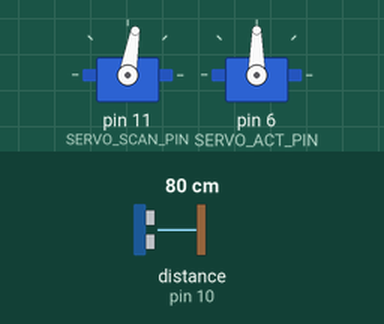
Simulated run of this sketch. Board: Arduino Uno, built with avr-gcc and run on an emulated ATmega328P. Parts: 2 × servo. Wiring (inferred from the names in the program): ultrasonic range finder: trigger pin 9; echo pin 10. The inputs (shaded band) are chosen by the test bench; at power-on: distance to the obstacle (sensor on pin 10) 80 cm. The echo pulse lasts 58.3 µs per cm; what the sketch prints to the serial monitor is not drawn.

Above: at 1.2 s.
1.3 s: distance to the obstacle (sensor on pin 10) set to 29 cm
2.8 s: distance to the obstacle (sensor on pin 10) set to 22 cm
At 3.27 s:
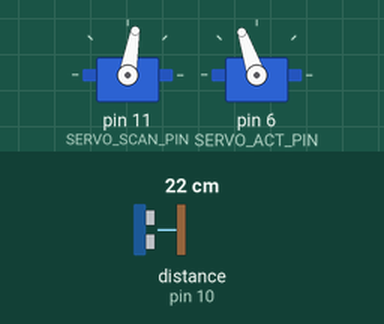
At 6.3 s:
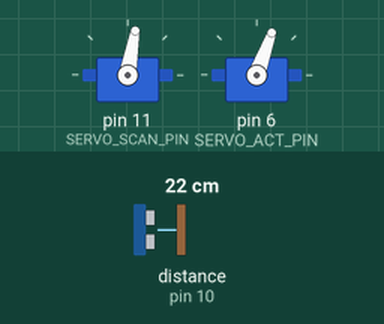
Timing chart, 0 to 11.8 s (numbered marks = the images above; inputs shaded):
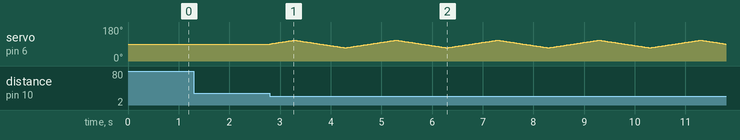

The sketch:

main.ino
```cpp
#include <Servo.h>

const int SERVO_SCAN_PIN = 11;
const int SERVO_ACT_PIN  = 6;
const int TRIG_PIN = 9;
const int ECHO_PIN = 10;

const float NEAR_CM = 25.0;
const float FAR_CM  = 30.0;

const int SCAN_MIN = 0;
const int SCAN_MAX = 180;
const unsigned long SCAN_UPDATE_MS = 40;
int scanAngle = SCAN_MIN;
int scanStep  = +1;

const int ACT_MIN = 70;
const int ACT_MAX = 110;
const unsigned long ACT_UPDATE_MS = 25;
int actAngle = 90;
int actStep  = +1;
const unsigned long SENSOR_PERIOD_MS = 80;
enum Mode { SCANNING, ACTING };
Mode mode = SCANNING;
Servo servoScan;
Servo servoAct;
unsigned long tScan = 0, tAct = 0, tSensor = 0;

float readDistanceCm() {
  digitalWrite(TRIG_PIN, LOW);
  delayMicroseconds(2);
  digitalWrite(TRIG_PIN, HIGH);
  delayMicroseconds(10);
  digitalWrite(TRIG_PIN, LOW);
  unsigned long dur = pulseIn(ECHO_PIN, HIGH, 25000UL);
  if (dur == 0) return 400.0;
  return dur / 58.0;
}


void setup() {
  Serial.begin(115200);
  pinMode(TRIG_PIN, OUTPUT);
  pinMode(ECHO_PIN, INPUT);
  servoScan.attach(SERVO_SCAN_PIN);
  servoAct.attach(SERVO_ACT_PIN);
  servoScan.write(80);
  servoAct.write(actAngle);
  Serial.println("System ready.\n");
}

void loop() {
  unsigned long now = millis();
  static float distCm = 200.0;
  if (now - tSensor >= SENSOR_PERIOD_MS) {
    tSensor = now;
    distCm = readDistanceCm();
    Serial.print("Distance: ");
    Serial.println(distCm);
    if (mode == SCANNING && distCm <= NEAR_CM) {
      mode = ACTING;
      Serial.println("→ Switching to ACTING mode");
    }
    else if (mode == ACTING && distCm >= FAR_CM) {
      mode = SCANNING;
      Serial.println("→ Switching to SCANNING mode");
    }
  }
  if (mode == SCANNING) {
    if (now - tScan >= SCAN_UPDATE_MS) {
      tScan = now;
      scanAngle += scanStep;
      if (scanAngle >= SCAN_MAX) {
        scanAngle = SCAN_MAX;
        scanStep = -scanStep;
      }
      else if (scanAngle <= SCAN_MIN) {
        scanAngle = SCAN_MIN;
        scanStep = +1;
      }
    }

  } else if (mode == ACTING) {
    if (now - tAct >= ACT_UPDATE_MS) {
      tAct = now;
      actAngle += actStep;
      if (actAngle >= ACT_MAX) { actAngle = ACT_MAX; actStep = -actStep; }
      if (actAngle <= ACT_MIN) { actAngle = ACT_MIN; actStep = -actStep; }
      servoAct.write(actAngle);
    }
  }
}
```

Measured:
- the behaviour switches between 26 and 25 cm on distance to the obstacle (sensor on pin 10) (found by bisection; images 0 and 1)
- after the input at 1.3 s, every drawn part: stays the same
